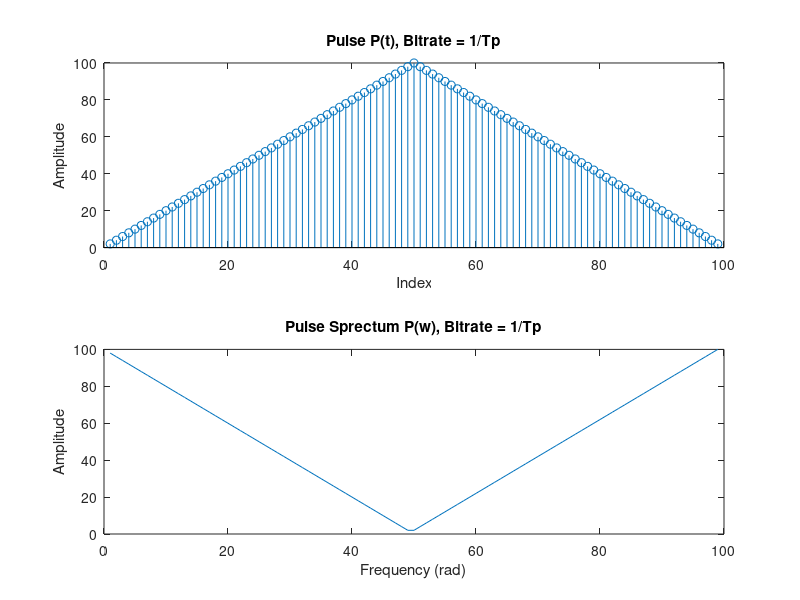
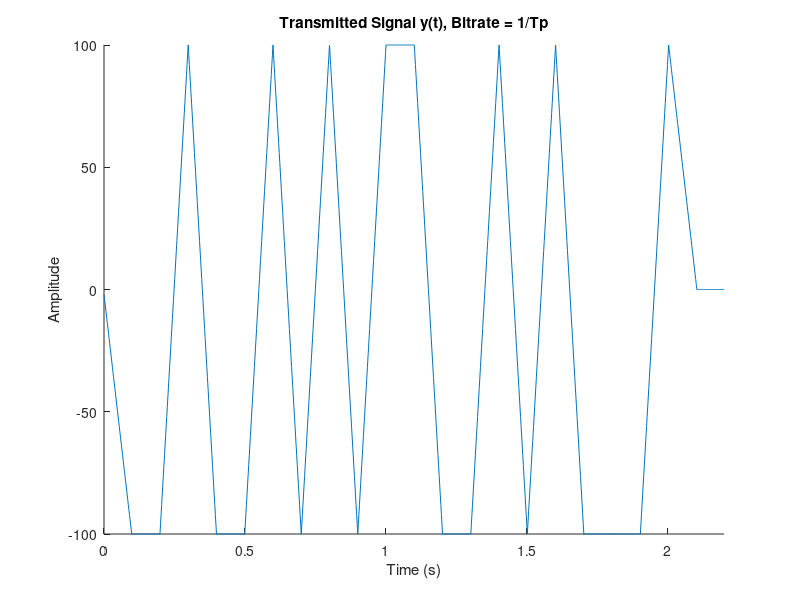
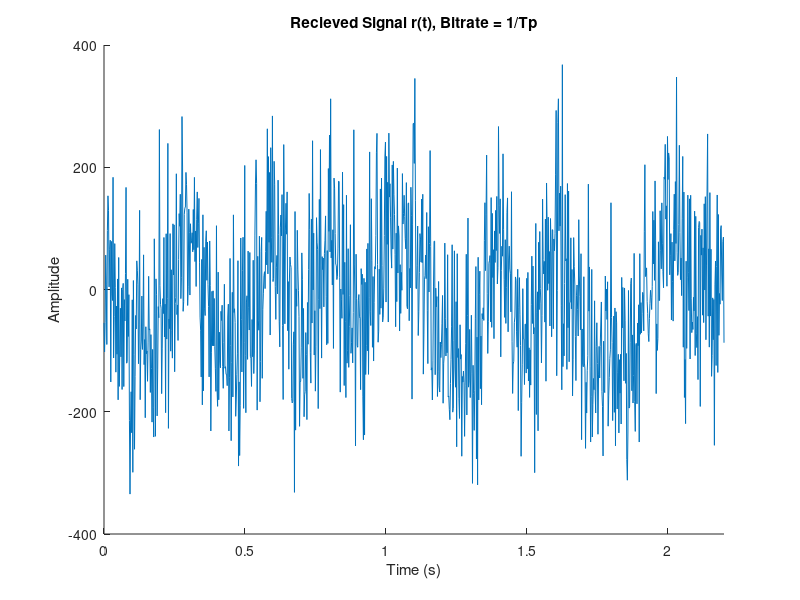
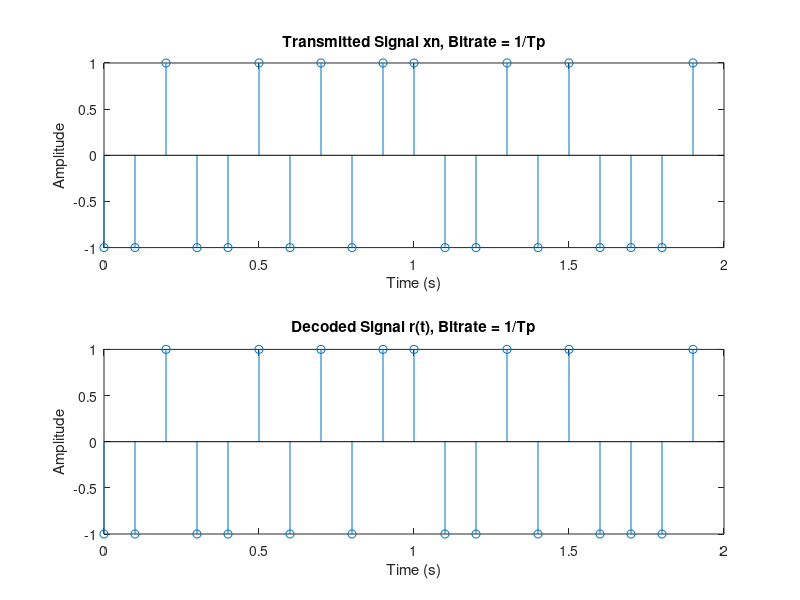

Write the MATLAB code that produced these figures, in order.
%% Signals and Systems Matlab Homework #6
%% Introduction
% * Author:                   Will Burgess, 
% * Class:                    ESE 351
% * Date:                     Created 3/25/2024, Last Edited 2/2/2024
%% Housekeeping
close all
clear
clc
%% Part  1: Create Binary PAM System
%% Generate Input Signal and Add Noise Factor, Bitrate = 1/Tp
Tp = 0.1; % Half pulse width
sample_period = Tp/50; % dt, pulse and recieve sample period
sample_freq = 1/sample_period; % Frequency of pulse and recieve signal 

bit_rate = 1/(1 * Tp); %Fb, frequency of bits sent out
bit_period = 1/bit_rate; % Ts, Time between bits sent out

rect = ones(1,50);
pulse = 2 * conv(rect, rect);
pulse_fft = fftshift(pulse);

%figure, hold on
% subplot(3,1,1),stem(x);
% subplot(3,1,2),plot(n);
% subplot(3,1,3),plot(r); 
%stem(pulse);
%plot(mag2db(abs(pulse_fft)));
%hold off

N = 20;

maxTime = N * bit_period;

xn = 2 * ((rand(1, N) > 0.5) - 0.5);
a = 0;
imp_train = zeros(1,N * bit_period * sample_freq);
for k = 1:length(imp_train)
    if mod(k - 1, sample_freq * bit_period) == 0
    a = a + 1;
    imp_train(k) = xn(a);
    else
    imp_train(k) = 0;    
    end
end

sampleTimes = 0:sample_period:(N*bit_period)-sample_period;

y = conv(imp_train,pulse);
% figure, subplot (2,1,1),plot(y)
% subplot(2,1,2),stem(xn)

sigma = 1;
noise = sigma * max(y) * randn(1,length(y));
r = y + (noise * sigma);

%figure,plot(r)
%% Part f:  Create various outputs

% i, p(t), p(w)
figure, hold on
subplot(2,1,1);
stem(pulse)
ylabel('Amplitude')
xlabel('Index')
title('Pulse P(t), Bitrate = 1/Tp')

subplot(2,1,2)
plot(pulse_fft)
ylabel('Amplitude')
xlabel('Frequency (rad)')
title('Pulse Sprectum P(w), Bitrate = 1/Tp')
hold off

times = linspace(0, maxTime + 2 * Tp, length(y));

% ii, y(t)
figure, hold on
plot(times, y)
xlim([0 maxTime + 2 * Tp]);
ylabel('Amplitude')
xlabel('Time (s)')
title('Transmitted Signal y(t), Bitrate = 1/Tp')
hold off

% iii, r(t)
figure, hold on
plot(times,r)
xlim([0 maxTime + 2 * Tp]);
ylabel('Amplitude')
xlabel('Time (s)')
title('Recieved Signal r(t), Bitrate = 1/Tp')
hold off

% iv, Sent Messave vs. decoded message
times_sent = 0:bit_period:maxTime-bit_period;
figure, hold on
subplot(2,1,1)
stem(times_sent,xn)
ylabel('Amplitude')
xlabel('Time (s)')
title('Transmitted Signal xn, Bitrate = 1/Tp')
subplot(2,1,2)

filtered = conv(r,pulse);
decoded = zeros(1, N);

a = 0;
pulselen = length(pulse);
filterlen = length(filtered);

factor = 1/(bit_rate * Tp); % find factor relating Ts and Tp, use that to modify pulselen
% please name this something other than factor

% don't ask me to explain this
for i = pulselen + 1:(pulselen * factor + mod(factor, 2))/2:filterlen-pulselen * factor - 1
    a = a + 1;
    if(filtered(i) > 0)
        decoded(a) = 1;
    else
       decoded(a) = -1;
    end
end

stem(times_sent,decoded);
ylabel('Amplitude')
xlabel('Time (s)')
title('Decoded Signal r(t), Bitrate = 1/Tp')
hold off

error = sum(xn ~= decoded); 
SNR = (sum(y.^2))/(sum(noise.^2));


disp(['Bitrate: ' ,num2str(bit_rate), ' bits/second'])
disp(['Standard Deviation: ' , num2str(sigma)])
disp(['SNR: ' , num2str(SNR)])
disp(['Error: ' ,num2str(error)])


%% Generate Input Signal and Add Noise Factor, Bitrate = 1/2*Tp
Tp = 0.1; % Half pulse width
sample_period = Tp/50; % dt, pulse and recieve sample period
sample_freq = 1/sample_period; % Frequency of pulse and recieve signal 

bit_rate = 1/(2 * Tp); %Fb, frequency of bits sent out
bit_period = 1/bit_rate; % Ts, Time between bits sent out

rect = ones(1,50);
pulse = 2 * conv(rect, rect);
pulse_fft = fftshift(pulse);

%figure, hold on
% subplot(3,1,1),stem(x);
% subplot(3,1,2),plot(n);
% subplot(3,1,3),plot(r); 
%stem(pulse);
%plot(mag2db(abs(pulse_fft)));
%hold off

N = 20;

maxTime = N * bit_period;

xn = 2 * ((rand(1, N) > 0.5) - 0.5);
a = 0;
imp_train = zeros(1,N * bit_period * sample_freq);
for k = 1:length(imp_train)
    if mod(k - 1, sample_freq * bit_period) == 0
    a = a + 1;
    imp_train(k) = xn(a);
    else
    imp_train(k) = 0;    
    end
end

sampleTimes = 0:sample_period:(N*bit_period)-sample_period;

y = conv(imp_train,pulse);
% figure, subplot (2,1,1),plot(y)
% subplot(2,1,2),stem(xn)

sigma = 1;
noise = sigma * max(y) * randn(1,length(y));
r = y + (noise * sigma);

%figure,plot(r)
%% Part f:  Create various outputs

% i, p(t), p(w)
figure, hold on
subplot(2,1,1);
stem(pulse)
ylabel('Amplitude')
xlabel('Index')
title('Pulse P(t), Bitrate = 1/(2*Tp)')

subplot(2,1,2)
plot(pulse_fft)
ylabel('Amplitude')
xlabel('Frequency (rad)')
title('Pulse Sprectum P(w), Bitrate = 1/(2*Tp)')
hold off

times = linspace(0, maxTime + 2 * Tp, length(y));

% ii, y(t)
figure, hold on
plot(times, y)
xlim([0 maxTime + 2 * Tp]);
ylabel('Amplitude')
xlabel('Time (s)')
title('Transmitted Signal y(t), Bitrate = 1/(2*Tp)')
hold off

% iii, r(t)
figure, hold on
plot(times,r)
xlim([0 maxTime + 2 * Tp]);
ylabel('Amplitude')
xlabel('Time (s)')
title('Recieved Signal r(t), Bitrate = 1/(2*Tp)')
hold off

% iv, Sent Messave vs. decoded message
times_sent = 0:bit_period:maxTime-bit_period;
figure, hold on
subplot(2,1,1)
stem(times_sent,xn)
ylabel('Amplitude')
xlabel('Time (s)')
title('Transmitted Signal xn, Bitrate = 1/(2*Tp)')
subplot(2,1,2)

filtered = conv(r,pulse);
decoded = zeros(1, N);

a = 0;
pulselen = length(pulse);
filterlen = length(filtered);

factor = 1/(bit_rate * Tp); % find factor relating Ts and Tp, use that to modify pulselen
% please name this something other than factor

% don't ask me to explain this
for i = pulselen + 1:(pulselen * factor + mod(factor, 2))/2:filterlen-pulselen * factor - 1
    a = a + 1;
    if(filtered(i) > 0)
        decoded(a) = 1;
    else
       decoded(a) = -1;
    end
end

stem(times_sent,decoded);
ylabel('Amplitude')
xlabel('Time (s)')
title('Decoded Signal r(t), Bitrate = 1/(2*Tp)')
hold off

error = sum(xn ~= decoded); 
SNR = (sum(y.^2))/(sum(noise.^2));


disp(['Bitrate: ' ,num2str(bit_rate), ' bits/second'])
disp(['Standard Deviation: ' , num2str(sigma)])
disp(['SNR: ' , num2str(SNR)])
disp(['Error: ' ,num2str(error)])

%% Part 2: Performance Test
